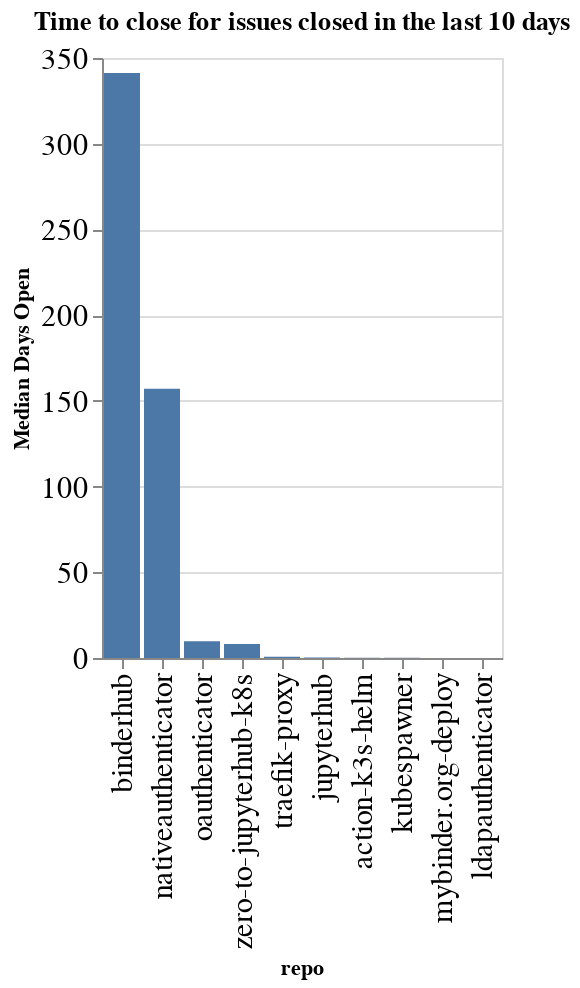

This figure's notebook cell:
### Code cell
time_open = closed.groupby(['org', 'repo']).agg({'time_open': 'median'}).reset_index()
time_open['time_open'] = time_open['time_open'] / (60 * 60 * 24)
time_open['org/repo'] = time_open.apply(lambda a: a['org'] + '/' + a['repo'], axis=1)
sorted_vals = time_open.sort_values(['org', 'time_open'], ascending=False)['repo'].values
alt.Chart(data=time_open, title=f"Time to close for issues closed in the last {n_days} days").mark_bar().encode(
    x=alt.X('repo', sort=alt.Sort(sorted_vals.tolist())),
    y=alt.Y('time_open', title="Median Days Open"),
)

### Figure 1 — Vega-Lite specification as saved in the notebook (floating-point values rounded to 4 significant figures)
{"config": {"axisLeft": {"labelFontSize": 15}, "axisBottom": {"labelFontSize": 15}}, "data": {"name": "data-6de8bf6277bea20a4fe87ad801ad6e80"}, "mark": "bar", "encoding": {"x": {"type": "nominal", "field": "repo", "sort": ["binderhub", "nativeauthenticator", "oauthenticator", "zero-to-jupyterhub-k8s", "traefik-proxy", "jupyterhub", "action-k3s-helm", "kubespawner", "mybinder.org-deploy", "ldapauthenticator"]}, "y": {"type": "quantitative", "field": "time_open", "title": "Median Days Open"}}, "title": "Time to close for issues closed in the last 10 days", "$schema": "https://vega.github.io/schema/vega-lite/v4.8.1.json", "datasets": {"data-6de8bf6277bea20a4fe87ad801ad6e80": [{"org": "jupyterhub", "repo": "action-k3s-helm", "time_open": 0.1608, "org/repo": "jupyterhub/action-k3s-helm"}, {"org": "jupyterhub", "repo": "binderhub", "time_open": 341.2, "org/repo": "jupyterhub/binderhub"}, {"org": "jupyterhub", "repo": "jupyterhub", "time_open": 0.3403, "org/repo": "jupyterhub/jupyterhub"}, {"org": "jupyterhub", "repo": "kubespawner", "time_open": 0.1453, "org/repo": "jupyterhub/kubespawner"}, {"org": "jupyterhub", "repo": "ldapauthenticator", "time_open": 0.01394, "org/repo": "jupyterhub/ldapauthenticator"}, {"org": "jupyterhub", "repo": "mybinder.org-deploy", "time_open": 0.05638, "org/repo": "jupyterhub/mybinder.org-deploy"}, {"org": "jupyterhub", "repo": "nativeauthenticator", "time_open": 157.1, "org/repo": "jupyterhub/nativeauthenticator"}, {"org": "jupyterhub", "repo": "oauthenticator", "time_open": 9.817, "org/repo": "jupyterhub/oauthenticator"}, {"org": "jupyterhub", "repo": "traefik-proxy", "time_open": 0.756, "org/repo": "jupyterhub/traefik-proxy"}, {"org": "jupyterhub", "repo": "zero-to-jupyterhub-k8s", "time_open": 8.197, "org/repo": "jupyterhub/zero-to-jupyterhub-k8s"}]}}
